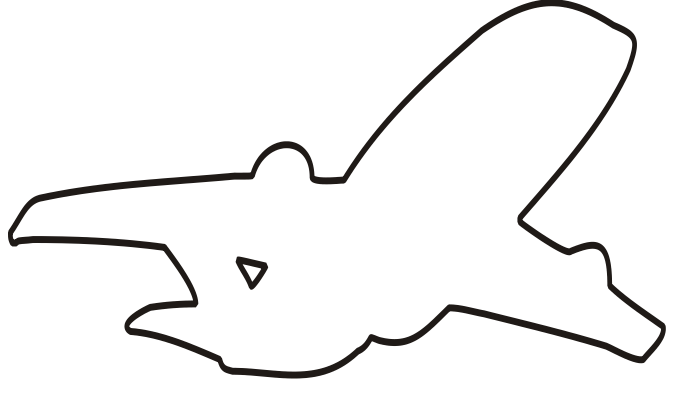
#> input picture LR2/plane.png, 678 x 402 px
$ python plane_3d.py
#> lines starting #> are read from the running program, lines starting #| are printed output that depends on the picture; after the words box and inside, x2 and y2 are one past the last pixel; in counts of white or black regions, pixels touching at a corner belong together
import cv2 as cv
import matplotlib.pyplot as plt
import numpy as np

Y_FROM, Y_TO, Y_POINTS = 0, 0.5, 100
X_FROM, X_TO, X_POINTS = 0, 2 * np.pi, 100

BEZIER_WEIGHTS = [1, 1, 1, 1]
BEZIER_STEP = 3  # overlap for smoothness

# Базисные полиномы Бернштейна
def bernstein_poly(i, t):
    if i == 0:
        return (1 - t)**3
    elif i == 1:
        return 3 * t * (1 - t)**2
    elif i == 2:
        return 3 * t**2 * (1 - t)
    elif i == 3:
        return t**3
    return None

# Функция для построения рациональной кривой Безье
def rational_bezier_3d(P, w, num_points=100):
    t_vals = np.linspace(0, 1, num_points)
    curve = []
    for t in t_vals:
        numerator = np.zeros(3)
        denominator = 0
        for i in range(4):
            b = bernstein_poly(i, t)
            numerator += w[i] * P[i] * b
            denominator += w[i] * b
        curve.append(numerator / denominator)
    return curve

def build_bezier_curve(contour):
    contour_closed = np.vstack((contour, contour[:3]))

    full_curve = []

    # Проходимо по точках контуру та будуємо прямі
    for i in range(0, len(contour_closed) - 3, BEZIER_STEP):
        P = contour_closed[i:i+4]
        if len(P) < 4:
            continue
        bezier_curve = rational_bezier_3d(P, BEZIER_WEIGHTS, 100)
        full_curve.extend(bezier_curve)

    return np.array(full_curve)


def map_to_surface(point_2d):
    u = point_2d[0]
    v = point_2d[1]
    R = 1 + abs(np.sin(2 * np.pi * v))
    x = R * np.cos(u)
    y = R * np.sin(u)
    z = v
    return np.array([x, y, z])

def normalize_2d_to_range(points, x_range, y_range):
    min_vals = np.min(points, axis=0)
    max_vals = np.max(points, axis=0)

    # Normalize to [0, 1]
    normalized = (points - min_vals) / (max_vals - min_vals)

    # Scale to target ranges
    x_scaled = normalized[:, 0] * (x_range[1] - x_range[0]) + x_range[0]
    y_scaled = normalized[:, 1] * (y_range[1] - y_range[0]) + y_range[0]

    return np.stack((x_scaled, y_scaled), axis=1)

# Функція для побудови поверхні горщика
def create_pot_surface(u_vals, v_vals):
    X = np.zeros((len(u_vals), len(v_vals)))
    Y = np.zeros((len(u_vals), len(v_vals)))
    Z = np.zeros((len(u_vals), len(v_vals)))

    for i, u in enumerate(u_vals):
        for j, v in enumerate(v_vals):
            R = 1 + abs(np.sin(2 * np.pi * v))  # Заданий радіус
            X[i, j] = R * np.cos(u)
            Y[i, j] = R * np.sin(u)
            Z[i, j] = v

    return X, Y, Z

# Завантажуємо зображення
image = cv.imread('plane.png', cv.IMREAD_GRAYSCALE)
#> image: shape (402, 678); min 27, max 255, mean 243.6

# Знаходимо контури
_, thresh = cv.threshold(image, 127, 255, cv.THRESH_BINARY_INV)
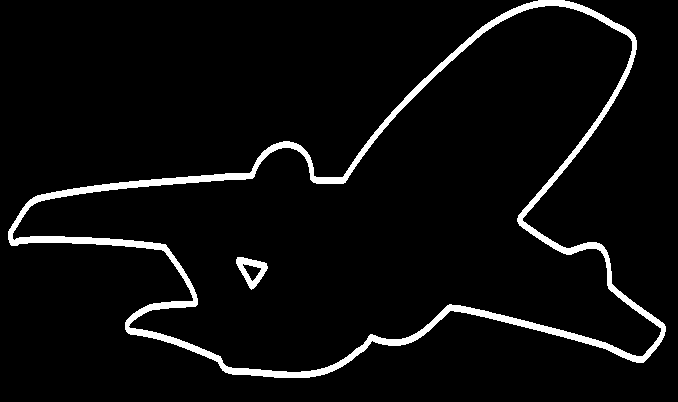
#> thresh: shape (402, 678); 4.9% white; 2 white regions
contours, _ = cv.findContours(thresh, cv.RETR_EXTERNAL, cv.CHAIN_APPROX_NONE)
#> contours = 1 contour; box (x1, y1, x2, y2) and area: (8, 0, 666, 378) 117226

print(f"Знайдено {len(contours)} контурів")
#| Знайдено 1 контурів

contour_image = np.ones((image.shape[0], image.shape[1], 3), dtype=np.uint8) * 255
for contour in contours:
    cv.drawContours(contour_image, [contour], -1, (0, 0, 0), 2)
#> this loop made 1 pass
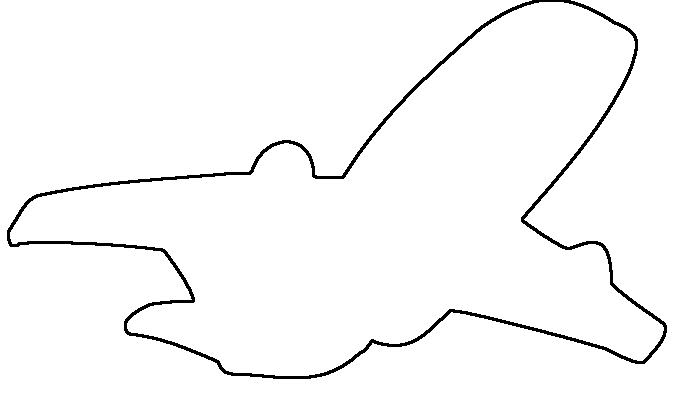
#> contour_image: shape (402, 678, 3); 97.4% white; 1 black region, box (x1, y1, x2, y2) and area: (7, 0, 667, 379) 7130

plt.figure("Знайдені контури")
plt.imshow(contour_image)
plt.axis('off')
plt.title("Знайдені контури")

contour = max(contours, key=cv.contourArea)
#> contour = contour of 1889 points, box (x1, y1, x2, y2) (8, 0, 666, 378), area 117226

epsilon = 0.0005 * cv.arcLength(contour, True)
#> epsilon = 1.1
contour = cv.approxPolyDP(contour, epsilon, True)
#> contour = contour of 84 points, box (x1, y1, x2, y2) (8, 0, 666, 378), area 117278
contour = contour.squeeze()
#> contour = 84 pairs, first value 8 to 665, second value 0 to 377
print(f"Контур має {len(contour)} точок")
#| Контур має 84 точок
contour_normalized = normalize_2d_to_range(contour, (X_FROM, X_TO), (Y_FROM, Y_TO))
#> in normalize_2d_to_range, `min_vals = np.min(points, axis=0)`: min_vals = [8, 0]
#> in normalize_2d_to_range, `max_vals = np.max(points, axis=0)`: max_vals = [665, 377]
#> in normalize_2d_to_range, `normalized = (points - min_vals) / (max_vals - min_vals)`: normalized = 84 pairs, first value 0 to 1, second value 0 to 1
#> in normalize_2d_to_range, `x_scaled = normalized[:, 0] * (x_range[1] - x_range[0]) + x_range[0]`: x_scaled = 84 values, max 6.28 at index 0, min 0 at index 46, mean 3.49
#> in normalize_2d_to_range, `y_scaled = normalized[:, 1] * (y_range[1] - y_range[0]) + y_range[0]`: y_scaled = 84 values, max 0.5 at index 67, min 0 at index 22, mean 0.31
#> contour_normalized = 84 pairs, first value 0 to 6.28, second value 0 to 0.5

plt.plot(contour[:, 0], contour[:, 1], 'r.', label='Точки')
plt.legend()

# Преобразование 2D-контуров в 3D
contour_3d = [map_to_surface(point) for point in contour_normalized]
#> contour_3d = 84 items, first 6: [1.37, -3.37e-16, 0.439], [1.41, -3.46e-16, 0.432], [1.44, -0.0414, 0.427], [1.51, -0.542, 0.397], [1.48, -0.842, 0.375], [1.58, -0.937, 0.342]
contour_3d = np.array(contour_3d)
#> contour_3d = 84 rows, first 8: [1.37, -3.37e-16, 0.439], [1.41, -3.46e-16, 0.432], [1.44, -0.0414, 0.427], [1.51, -0.542, 0.397], [1.48, -0.842, 0.375], [1.58, -0.937, 0.342], [1.58, -1, 0.332], [1.55, -1.09, 0.324]

# Построение кривой Безье на 3D-поверхности
# bezier_curve_3d = rational_bezier_3d(contour_3d, BEZIER_WEIGHTS)
bezier_curve_3d = build_bezier_curve(contour_3d)
#> in build_bezier_curve, `contour_closed = np.vstack((contour, contour[:3]))`: contour_closed = 87 rows, first 8: [1.37, -3.37e-16, 0.439], [1.41, -3.46e-16, 0.432], [1.44, -0.0414, 0.427], [1.51, -0.542, 0.397], [1.48, -0.842, 0.375], [1.58, -0.937, 0.342], [1.58, -1, 0.332], [1.55, -1.09, 0.324]
#> the loop in build_bezier_curve, `for i in range(0, len(contour_closed) - 3, BEZIER_STEP):` made 28 passes
#> i on passes 2 to 13: 3, 6, 9, 12, 15, 18, 21, 24, 27, 30, 33, 36
#> after the loop in build_bezier_curve, `for i in range(0, len(contour_closed) - 3, BEZIER_STEP):`: full_curve = 2800 items, first 6: [1.37, -3.37e-16, 0.439], [1.38, -1.31e-05, 0.439], [1.38, -5.41e-05, 0.439], [1.38, -0.000126, 0.438], [1.38, -0.00023, 0.438], [1.38, -0.00037, 0.438]
#> bezier_curve_3d = 2800 rows, first 8: [1.37, -3.37e-16, 0.439], [1.38, -1.31e-05, 0.439], [1.38, -5.41e-05, 0.439], [1.38, -0.000126, 0.438], [1.38, -0.00023, 0.438], [1.38, -0.00037, 0.438], [1.38, -0.000549, 0.438], [1.38, -0.000768, 0.438]

# Створюємо поверхню горщика
u_vals = np.linspace(X_FROM, X_TO, X_POINTS)
v_vals = np.linspace(Y_FROM, Y_TO, Y_POINTS)

X, Y, Z = create_pot_surface(u_vals, v_vals)

# Створюємо 3D графік
fig = plt.figure(figsize=(10, 8))
ax = fig.add_subplot(111, projection='3d')

# Побудова поверхні
ax.plot_surface(X, Y, Z, color='lightblue', alpha=0.6, edgecolor=None, shade=False)

# Кривая Безье
ax.plot(bezier_curve_3d[:, 0], bezier_curve_3d[:, 1], bezier_curve_3d[:, 2], 'r-', label='Кривая Безье')

# Налаштування графіка
ax.set_title("Горщик з нанесеним малюнком літака")
ax.set_xlabel('X')
ax.set_ylabel('Y')
ax.set_zlabel('Z')
ax.view_init(elev=30, azim=60)  # Встановлюємо бажаний кут огляду

# Показуємо графік
plt.show()
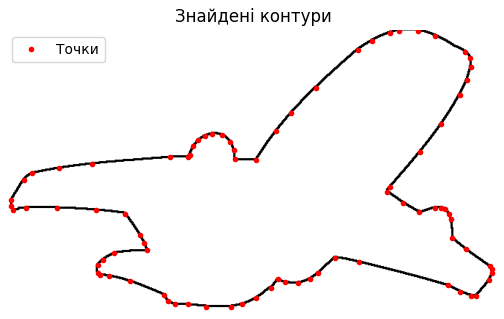
#> figure drawn by matplotlib, 1 panel
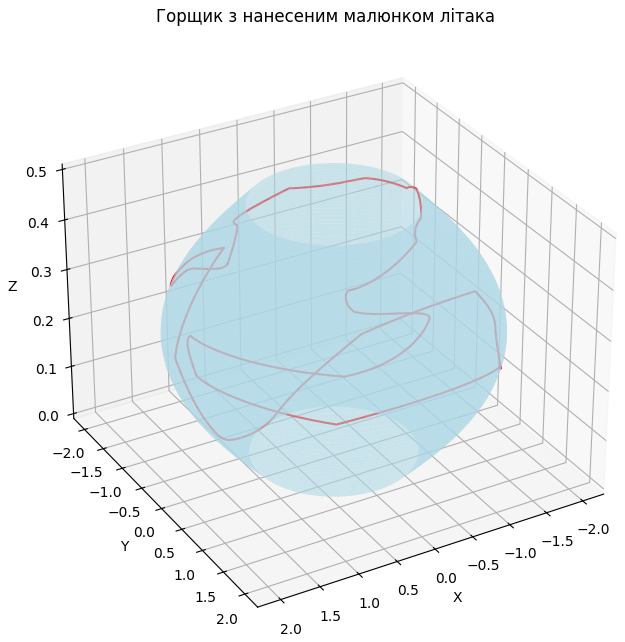
#> figure drawn by matplotlib, 1 panel
